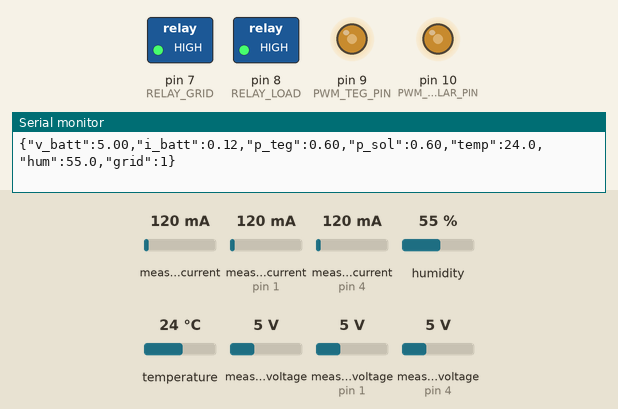
A sketch run on a simulated Arduino Uno, built with avr-gcc and run on an emulated ATmega328P. On the bench: switched loads named in the sketch (green lamp = pin HIGH), output pins drawn as LEDs (lit = HIGH), the last lines printed to the serial monitor. The inputs (shaded band) are chosen by the test bench; at power-on: measured current (sensors on pin 1, pin 4) 120 mA, measured voltage (sensors on pin 4, pin 1) 5 V, measured voltage 5 V, measured current 120 mA, humidity 55 %, temperature 24 °C.

Above: at 1.2 s.
1.3 s: measured current (sensor on pin 1) set to 40 mA
At 2.5 s:
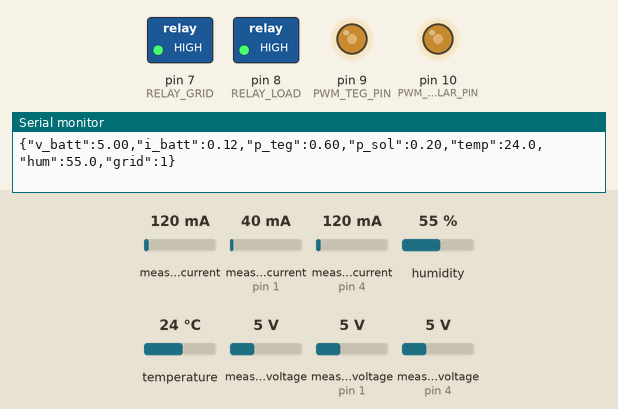
7.3 s: measured voltage (sensor on pin 4) set to 11.9 V
10.8 s: measured voltage (sensor on pin 4) set to 12.3 V
At 12.0 s:
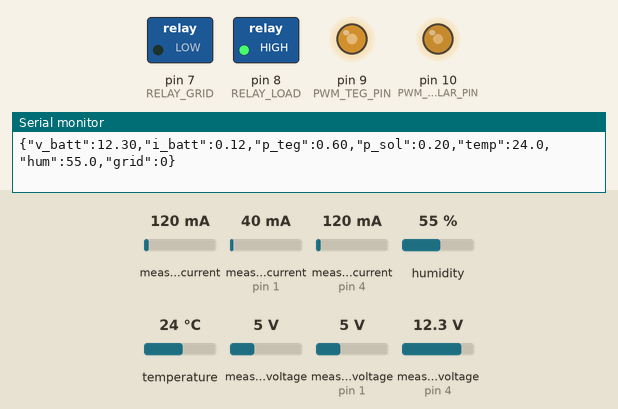
16.7 s: measured voltage (sensor on pin 1) set to 7.5 V
At 17.9 s:
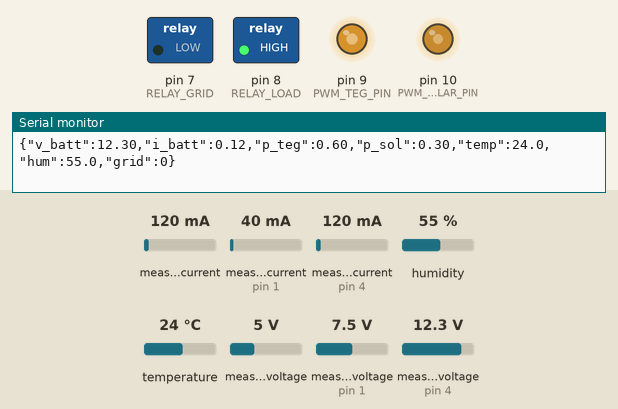
22.7 s: measured voltage (sensor 0) set to 12.2 V
26.2 s: measured voltage (sensor 0) set to 12.6 V
At 27.2 s:
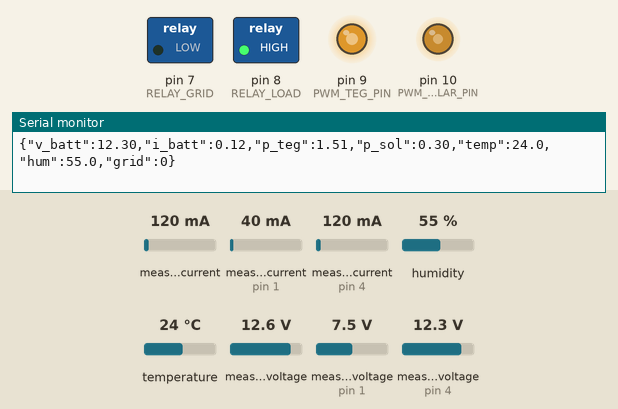
Timing chart, 0 to 28.7 s (numbered marks = the images above; inputs shaded):
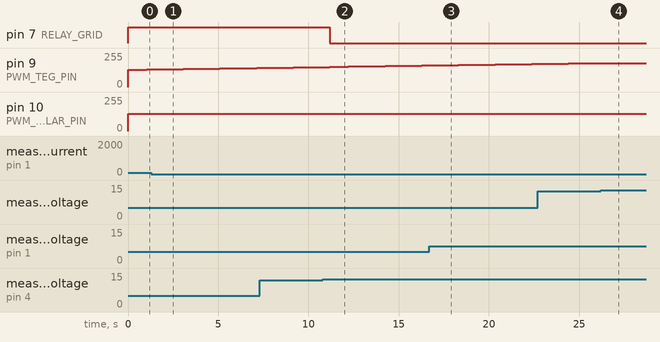

The sketch:

greenhouse_node.ino
```cpp
#include <Wire.h>
#include <Adafruit_INA219.h>
#include <DHT.h>

#define DHTPIN 2
#define DHTTYPE DHT22
#define RELAY_GRID 7
#define RELAY_LOAD 8
#define PWM_TEG_PIN 9
#define PWM_SOLAR_PIN 10

Adafruit_INA219 ina_teg(0x40);
Adafruit_INA219 ina_solar(0x41);
Adafruit_INA219 ina_batt(0x44);
DHT dht(DHTPIN, DHTTYPE);

const float V_BATT_LOW = 11.82;
const float V_BATT_HIGH = 12.10;
bool gridBackup = false;
int tegDuty = 128;
int solarDuty = 128;
float prevSolarPower = 0.0;

void setup() {
  Serial.begin(115200);
  ina_teg.begin();
  ina_solar.begin();
  ina_batt.begin();
  dht.begin();
  pinMode(RELAY_GRID, OUTPUT);
  pinMode(RELAY_LOAD, OUTPUT);
  pinMode(PWM_TEG_PIN, OUTPUT);
  pinMode(PWM_SOLAR_PIN, OUTPUT);
  digitalWrite(RELAY_GRID, LOW);
  digitalWrite(RELAY_LOAD, HIGH);
}

void loop() {
  float vTeg = ina_teg.getBusVoltage_V();
  float pTeg = ina_teg.getPower_mW() / 1000.0;
  float vSol = ina_solar.getBusVoltage_V();
  float pSol = ina_solar.getPower_mW() / 1000.0;
  float vBatt = ina_batt.getBusVoltage_V();
  float iBatt = ina_batt.getCurrent_mA() / 1000.0;
  float temp = dht.readTemperature();
  float hum = dht.readHumidity();

  if (vTeg < 12.4 && tegDuty < 230) tegDuty += 2;
  else if (vTeg > 12.6 && tegDuty > 20) tegDuty -= 2;
  analogWrite(PWM_TEG_PIN, tegDuty);

  if (pSol > prevSolarPower && solarDuty < 240) solarDuty += 2;
  else if (pSol < prevSolarPower && solarDuty > 20) solarDuty -= 2;
  prevSolarPower = pSol;
  analogWrite(PWM_SOLAR_PIN, solarDuty);

  if (vBatt <= V_BATT_LOW && !gridBackup) {
    digitalWrite(RELAY_GRID, HIGH);
    gridBackup = true;
  } else if (vBatt >= V_BATT_HIGH && gridBackup) {
    digitalWrite(RELAY_GRID, LOW);
    gridBackup = false;
  }

  Serial.print("{\"v_batt\":"); Serial.print(vBatt, 2);
  Serial.print(",\"i_batt\":"); Serial.print(iBatt, 2);
  Serial.print(",\"p_teg\":"); Serial.print(pTeg, 2);
  Serial.print(",\"p_sol\":"); Serial.print(pSol, 2);
  Serial.print(",\"temp\":"); Serial.print(isnan(temp) ? 28.0 : temp, 1);
  Serial.print(",\"hum\":"); Serial.print(isnan(hum) ? 62.0 : hum, 1);
  Serial.print(",\"grid\":"); Serial.print(gridBackup ? 1 : 0);
  Serial.println("}");

  delay(1000);
}
```

Measured:
- the behaviour switches between 12 and 12.1 V on measured voltage (sensor on pin 4) (found by bisection; images 1 and 2)
- after the input at 1.3 s, pin 10 (PWM_SOLAR_PIN): 130/255 → 128/255 after 0.75 s
- after the input at 10.8 s, pin 7 (RELAY_GRID): HIGH → LOW after 0.39 s
- after the input at 16.7 s, pin 10 (PWM_SOLAR_PIN): 128/255 → 130/255 after 0.59 s
- after the input at 26.2 s, pin 9 (PWM_TEG_PIN): stays 180/255 (without the input it goes to 182/255 after 0.23 s)
